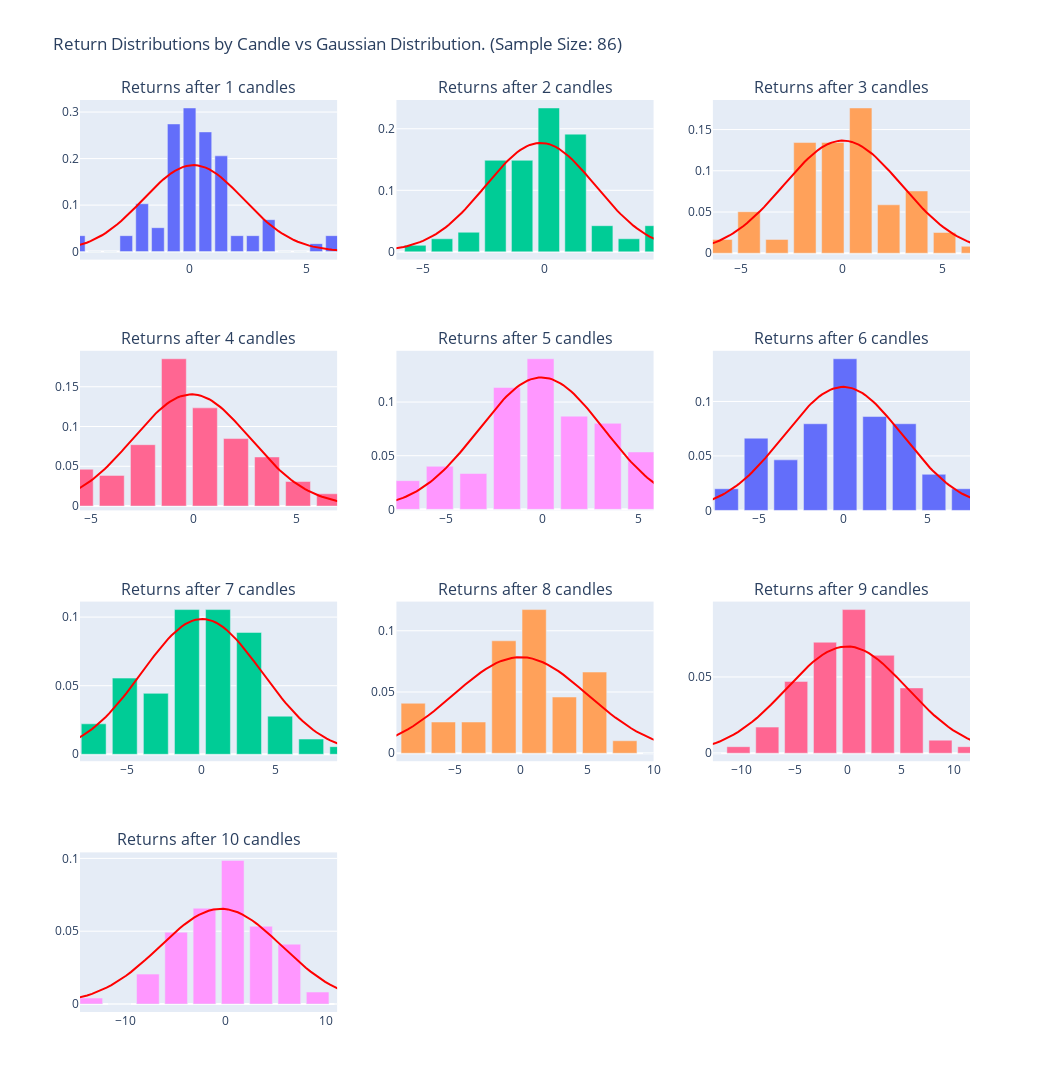

Notebook code for this chart:
### Code cell
pl.plot_return_distributions(rounded_returns)
